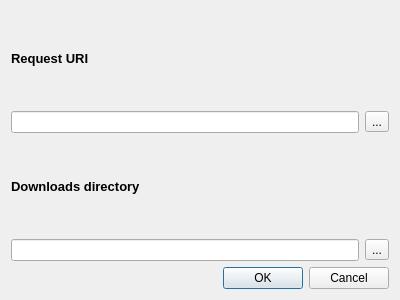
<?xml version="1.0" encoding="UTF-8"?>
<ui version="4.0">
 <class>SettingsDialog</class>
 <widget class="QDialog" name="SettingsDialog">
  <property name="geometry">
   <rect>
    <x>0</x>
    <y>0</y>
    <width>400</width>
    <height>300</height>
   </rect>
  </property>
  <property name="windowTitle">
   <string>Dialog</string>
  </property>
  <layout class="QVBoxLayout" name="verticalLayout_2">
   <item>
    <layout class="QVBoxLayout" name="verticalLayout">
     <item>
      <widget class="QLabel" name="filesUriLabel">
       <property name="font">
        <font>
         <pointsize>10</pointsize>
         <weight>75</weight>
         <bold>true</bold>
        </font>
       </property>
       <property name="text">
        <string>Request URI</string>
       </property>
      </widget>
     </item>
     <item>
      <layout class="QHBoxLayout" name="horizontalLayout_3">
       <item>
        <layout class="QHBoxLayout" name="horizontalLayout">
         <item>
          <widget class="QLineEdit" name="filesUriEdit"/>
         </item>
         <item>
          <widget class="QToolButton" name="syncButton">
           <property name="text">
            <string>...</string>
           </property>
          </widget>
         </item>
        </layout>
       </item>
      </layout>
     </item>
     <item>
      <widget class="QLabel" name="directoryLabel">
       <property name="font">
        <font>
         <pointsize>10</pointsize>
         <weight>75</weight>
         <bold>true</bold>
        </font>
       </property>
       <property name="text">
        <string>Downloads directory</string>
       </property>
      </widget>
     </item>
     <item>
      <layout class="QHBoxLayout" name="horizontalLayout_2">
       <item>
        <widget class="QLineEdit" name="directoryEdit"/>
       </item>
       <item>
        <widget class="QToolButton" name="directoryButton">
         <property name="text">
          <string>...</string>
         </property>
        </widget>
       </item>
      </layout>
     </item>
    </layout>
   </item>
   <item>
    <widget class="QDialogButtonBox" name="buttonBox">
     <property name="orientation">
      <enum>Qt::Horizontal</enum>
     </property>
     <property name="standardButtons">
      <set>QDialogButtonBox::Cancel|QDialogButtonBox::Ok</set>
     </property>
    </widget>
   </item>
  </layout>
  <action name="actionDirectory">
   <property name="icon">
    <iconset resource="../resources.qrc">
     <normaloff>:/icons/folder_icon.png</normaloff>:/icons/folder_icon.png</iconset>
   </property>
   <property name="text">
    <string>Directory</string>
   </property>
  </action>
  <action name="actionSync">
   <property name="icon">
    <iconset resource="../resources.qrc">
     <normaloff>:/icons/sync_icon.png</normaloff>:/icons/sync_icon.png</iconset>
   </property>
   <property name="text">
    <string>Sync</string>
   </property>
  </action>
 </widget>
 <resources>
  <include location="../resources.qrc"/>
 </resources>
 <connections>
  <connection>
   <sender>buttonBox</sender>
   <signal>accepted()</signal>
   <receiver>SettingsDialog</receiver>
   <slot>accept()</slot>
   <hints>
    <hint type="sourcelabel">
     <x>248</x>
     <y>254</y>
    </hint>
    <hint type="destinationlabel">
     <x>157</x>
     <y>274</y>
    </hint>
   </hints>
  </connection>
  <connection>
   <sender>buttonBox</sender>
   <signal>rejected()</signal>
   <receiver>SettingsDialog</receiver>
   <slot>reject()</slot>
   <hints>
    <hint type="sourcelabel">
     <x>316</x>
     <y>260</y>
    </hint>
    <hint type="destinationlabel">
     <x>286</x>
     <y>274</y>
    </hint>
   </hints>
  </connection>
 </connections>
</ui>
